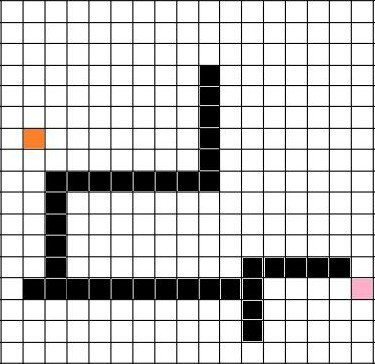
#> input picture Astar Search/Images/test_image6.jpg, 375 x 364 px, found by its file name
$ python detect3.py   (older library calls are emulated)
#> lines starting #> are read from the running program, lines starting #| are printed output that depends on the picture; after the words box and inside, x2 and y2 are one past the last pixel; in counts of white or black regions, pixels touching at a corner belong together
import cv2
import numpy as np

img = cv2.imread('Images/test_image6.jpg', 0)
#> img: shape (364, 375); min 0, max 255, mean 202.5

_, thresh = cv2.threshold(img, 200, 255, cv2.THRESH_BINARY)
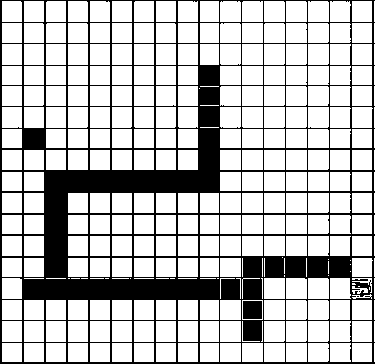
#> thresh: shape (364, 375); 75.4% white; 4 black regions (2 under 20 px)
_, contours, hierarchy = cv2.findContours(thresh, cv2.RETR_EXTERNAL, cv2.CHAIN_APPROX_SIMPLE)
#> contours = 314 contours, 58 with area under 20; largest, box (x1, y1, x2, y2) and area: (220, 321, 241, 342) 400, (264, 278, 285, 299) 400, (242, 44, 263, 65) 400, (308, 321, 329, 342) 400, (286, 321, 307, 342) 400

mask = np.ones_like(img) * 255
boxes = []

for contour in contours:
    if cv2.contourArea(contour) > 100:
        hull = cv2.convexHull(contour)
        cv2.drawContours(mask, [hull], -1, 0, -1)
        x,y,w,h = cv2.boundingRect(contour)
        boxes.append((x,y,w,h))
#> this loop made 314 passes
#> (contour, hull, x, y, w, h) on passes 2, 5, 6, 7, 8: ([[352, 343], [352, 361], [371, 361], [371, 343]], [[371, 343], [371, 361], [352, 361], [352, 343]], 352, 343, 20, 19), ([[286, 343], [286, 361], [306, 361], [306, 343]], [[306, 343], [306, 361], [286, 361], [286, 343]], 286, 343, 21, 19), ([[264, 343], [264, 361], [284, 361], [284, 343]], [[284, 343], [284, 361], [264, 361], [264, 343]], 264, 343, 21, 19), ([[242, 343], [242, 361], [262, 361], [262, 343]], [[262, 343], [262, 361], [242, 361], [242, 343]], 242, 343, 21, 19), ([[220, 343], [220, 361], [240, 361], [240, 343]], [[240, 343], [240, 361], [220, 361], [220, 343]], 220, 343, 21, 19)
#> (hull, x, y, w, h) on passes 3, 66, 101, 102, 103, 104: ([[350, 343], [350, 361], [330, 361], [330, 343]], 330, 343, 21, 19), ([[284, 278], [284, 298], [264, 298], [264, 278]], 264, 278, 21, 21), ([[240, 258], [240, 276], [220, 276], [220, 258]], 220, 258, 21, 19), ([[218, 258], [218, 276], [200, 276], [200, 258]], 200, 258, 19, 19), ([[197, 258], [197, 276], [178, 276], [178, 258]], 178, 258, 20, 19), ([[175, 258], [175, 276], [156, 276], [156, 258]], 156, 258, 20, 19)
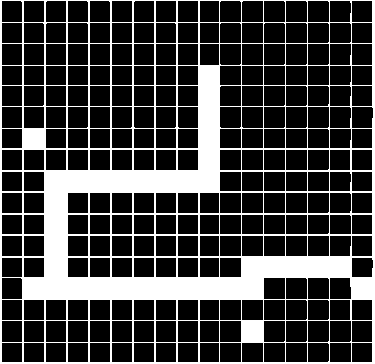
#> mask: shape (364, 375); 25% white; 1 white region, box (x1, y1, x2, y2) and area: (0, 0, 375, 364) 34059
#> after the loop, boxes = 253 items, first 6: (352, 343, 20, 19), (330, 343, 21, 19), (308, 343, 21, 19), (286, 343, 21, 19), (264, 343, 21, 19), (242, 343, 21, 19)

boxes = sorted(boxes, key=lambda box: box[0])
#> boxes = 253 items, first 6: (2, 343, 20, 19), (2, 321, 20, 21), (2, 300, 20, 20), (2, 278, 20, 21), (2, 258, 20, 19), (2, 236, 20, 20)

mask = cv2.dilate(mask, np.ones((5,5),np.uint8))
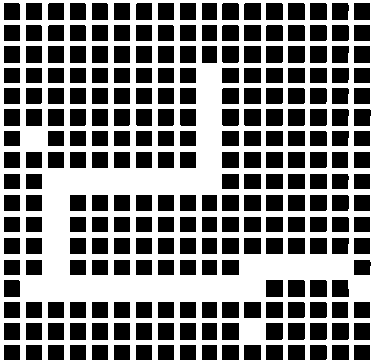
#> mask: shape (364, 375); 51.8% white; 253 black regions, largest, box (x1, y1, x2, y2) and area: (244, 46, 261, 63) 289, (266, 280, 283, 297) 289, (222, 323, 239, 340) 289

img[mask != 0] = 255
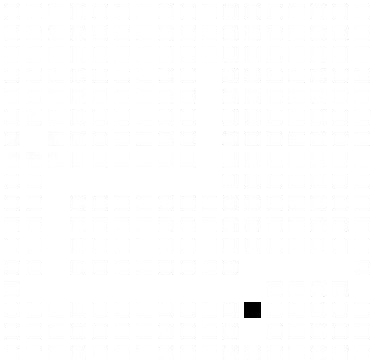
#> img: shape (364, 375); min 0, max 255, mean 254.1

result = cv2.cvtColor(img, cv2.COLOR_GRAY2BGR)

for n,box in enumerate(boxes):
    x,y,w,h = box
    cv2.rectangle(result,(x,y),(x+w,y+h),(255,0,0),2)
    cv2.putText(result, str(n),(x+5,y+17), cv2.FONT_HERSHEY_SIMPLEX, 0.2,(255,0,0),1,cv2.LINE_AA)
#> this loop made 253 passes
#> (box, x, y, h) on passes 1 to 3: ((2, 343, 20, 19), 2, 343, 19), ((2, 321, 20, 21), 2, 321, 21), ((2, 300, 20, 20), 2, 300, 20)
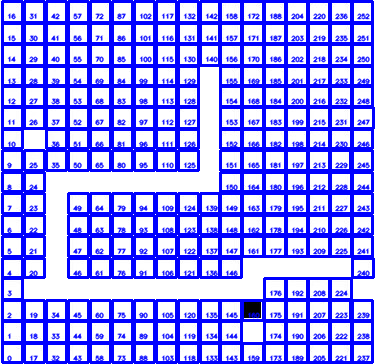
#> result: shape (364, 375, 3); mean B, G, R 254.2, 154.3, 154.3

cv2.imwrite('result.png', result)

$ run again, with Astar Search/Images/2.png saved as Astar Search/Images/test_image6.jpg
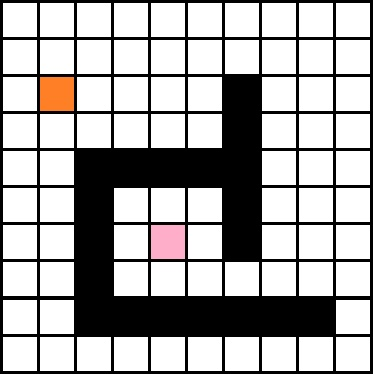
#> input picture Astar Search/Images/2.png, 373 x 374 px, found by its file name
#> `_, thresh = cv2.threshold(img, 200, 255, cv2.THRESH_BINARY)`:
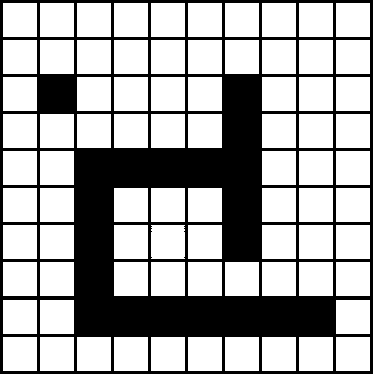
#> thresh: shape (374, 373); 66.3% white; 1 black region
#> contours = 80 contours; largest, box (x1, y1, x2, y2) and area: (336, 337, 370, 371) 1089, (299, 337, 333, 371) 1089, (262, 337, 296, 371) 1089, (225, 337, 259, 371) 1089, (188, 337, 222, 371) 1089
#> the loop `for contour in contours:` made 80 passes
#> (contour, hull, x, y) on passes 1 to 4: ([[336, 337], [336, 370], [369, 370], [369, 337]], [[369, 337], [369, 370], [336, 370], [336, 337]], 336, 337), ([[299, 337], [299, 370], [332, 370], [332, 337]], [[332, 337], [332, 370], [299, 370], [299, 337]], 299, 337), ([[262, 337], [262, 370], [295, 370], [295, 337]], [[295, 337], [295, 370], [262, 370], [262, 337]], 262, 337), ([[225, 337], [225, 370], [258, 370], [258, 337]], [[258, 337], [258, 370], [225, 370], [225, 337]], 225, 337)
#> after the loop `for contour in contours:`: boxes = 80 items, first 6: (336, 337, 34, 34), (299, 337, 34, 34), (262, 337, 34, 34), (225, 337, 34, 34), (188, 337, 34, 34), (151, 337, 34, 34)
#> `boxes = sorted(boxes, key=lambda box: box[0])`: boxes = 80 items, first 6: (3, 337, 34, 34), (3, 300, 34, 34), (3, 262, 34, 34), (3, 225, 34, 34), (3, 188, 34, 34), (3, 151, 34, 34)
#> the loop `for n,box in enumerate(boxes):` made 80 passes
#> (box, x, y) on passes 1 to 8: ((3, 337, 34, 34), 3, 337), ((3, 300, 34, 34), 3, 300), ((3, 262, 34, 34), 3, 262), ((3, 225, 34, 34), 3, 225), ((3, 188, 34, 34), 3, 188), ((3, 151, 34, 34), 3, 151), ((3, 114, 34, 34), 3, 114), ((3, 77, 34, 34), 3, 77)
#> after the loop `for n,box in enumerate(boxes):`:
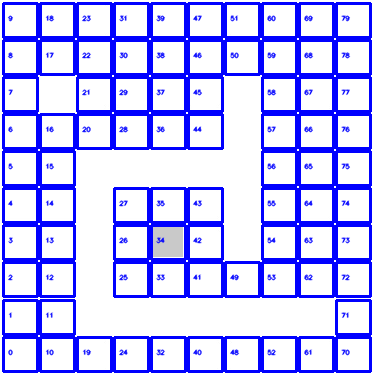
#> result: shape (374, 373, 3); mean B, G, R 254.6, 192.2, 192.2

$ run again, with Astar Search/Images/t1.png saved as Astar Search/Images/test_image6.jpg
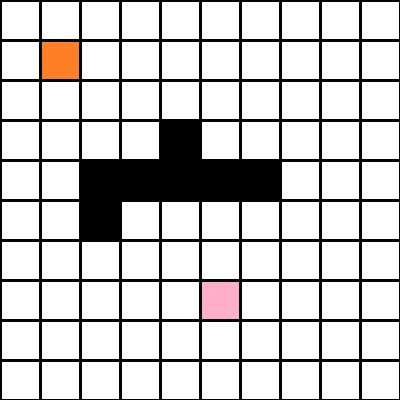
#> input picture Astar Search/Images/t1.png, 400 x 400 px, found by its file name
#> `_, thresh = cv2.threshold(img, 200, 255, cv2.THRESH_BINARY)`:
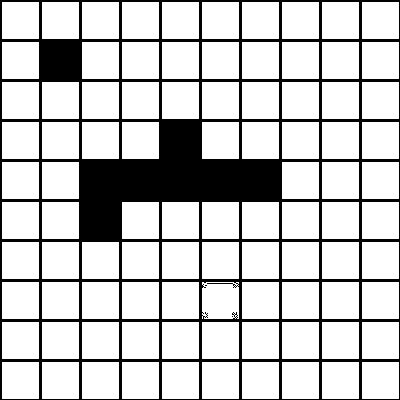
#> thresh: shape (400, 400); 78.7% white; 3 black regions (2 under 20 px)
#> contours = 92 contours; largest, box (x1, y1, x2, y2) and area: (362, 362, 399, 399) 1296, (322, 362, 359, 399) 1296, (282, 362, 319, 399) 1296, (242, 362, 279, 399) 1296, (202, 362, 239, 399) 1296
#> the loop `for contour in contours:` made 92 passes
#> (contour, hull, x, y) on passes 1 to 4: ([[362, 362], [362, 398], [398, 398], [398, 362]], [[398, 362], [398, 398], [362, 398], [362, 362]], 362, 362), ([[322, 362], [322, 398], [358, 398], [358, 362]], [[358, 362], [358, 398], [322, 398], [322, 362]], 322, 362), ([[282, 362], [282, 398], [318, 398], [318, 362]], [[318, 362], [318, 398], [282, 398], [282, 362]], 282, 362), ([[242, 362], [242, 398], [278, 398], [278, 362]], [[278, 362], [278, 398], [242, 398], [242, 362]], 242, 362)
#> after the loop `for contour in contours:`: boxes = 92 items, first 6: (362, 362, 37, 37), (322, 362, 37, 37), (282, 362, 37, 37), (242, 362, 37, 37), (202, 362, 37, 37), (162, 362, 37, 37)
#> `boxes = sorted(boxes, key=lambda box: box[0])`: boxes = 92 items, first 6: (2, 362, 37, 37), (2, 322, 37, 37), (2, 282, 37, 37), (2, 242, 37, 37), (2, 202, 37, 37), (2, 162, 37, 37)
#> the loop `for n,box in enumerate(boxes):` made 92 passes
#> (box, x, y) on passes 1 to 8: ((2, 362, 37, 37), 2, 362), ((2, 322, 37, 37), 2, 322), ((2, 282, 37, 37), 2, 282), ((2, 242, 37, 37), 2, 242), ((2, 202, 37, 37), 2, 202), ((2, 162, 37, 37), 2, 162), ((2, 122, 37, 37), 2, 122), ((2, 82, 37, 37), 2, 82)
#> after the loop `for n,box in enumerate(boxes):`:
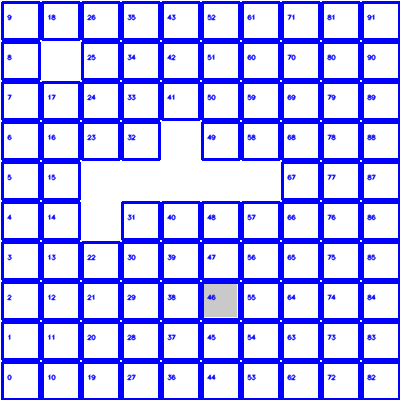
#> result: shape (400, 400, 3); mean B, G, R 254.6, 187.9, 187.9
